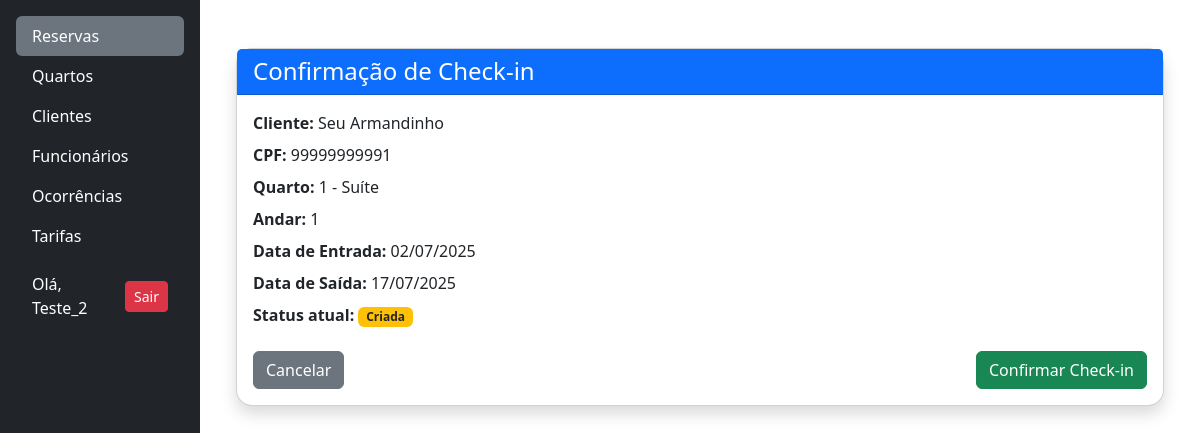
The app's page /reliazar_checkin/11 (signed in) with its own data.
### reservas/models.py (models this page shows, shortened)
class Reserva(models.Model):
    data_entrada = models.DateField()
    data_saida = models.DateField()
    cliente = models.ForeignKey(Cliente, on_delete=models.RESTRICT)
    funcionario = models.ForeignKey(User, on_delete=models.RESTRICT)
    quarto = models.ForeignKey(Quarto, on_delete=models.RESTRICT)
    criada_em = models.DateTimeField(auto_now_add=True)
    status = models.CharField(
        max_length=20,
        choices=STATUS_RESERVA_CHOICES,
        default='criada',
    )

### clientes/models.py (models this page shows, shortened)
class Cliente(models.Model):
    nome = models.CharField(max_length=50, blank=False)
    email = models.EmailField(max_length=254, blank=False)
    telefone = models.CharField(max_length=11, blank=False)
    cpf = models.CharField(max_length=11, unique=True, blank=False)
    endereco = models.CharField(
        max_length=50, blank=False, verbose_name="Endereço")
    cep = models.CharField(max_length=8, blank=False)
    ativo = models.BooleanField(default=True)

### quartos/models.py (models this page shows, shortened)
class Quarto(models.Model):
    numero = models.IntegerField(
        unique=True,
        verbose_name="Número do Quarto"
    )
    andar = models.IntegerField(
        verbose_name="Andar do Quarto"
    )
    descricao = models.TextField(
        blank=True,
        null=True,
        verbose_name="Descrição do Quarto"
    )
    status = models.CharField(
        choices=QUARTO_STATUS_CHOICES,
        max_length=25,
        blank=False,
        verbose_name="Status Atual"
    )
    tipo = models.ForeignKey(
        TipoQuarto,
        on_delete=models.RESTRICT,
        verbose_name="Tipo de Quarto"
    )
    foto = StdImageField(
        upload_to='fotos/quartos',
        variations={'thumb': (150, 150), 'medium': (
            300, 300), 'large': (600, 400)},
        blank=True,
        null=True
    )

class TipoQuarto(models.Model):
    nome = models.CharField(max_length=100, unique=True, blank=False)
    descricao = models.TextField(max_length=400, blank=True, null=True)
    capacidade = models.IntegerField(verbose_name="Capacidade", blank=False)

### reservas/views.py (the view, shortened to what this page needs)
@login_required
def realizar_checkin(request, id):
    try:
        reserva = Reserva.objects.get(id=id)
    except Reserva.DoesNotExist:
        messages.error(request, "Reserva não encontrada.")
        return redirect("reservas:reservas")
    if reserva.status != "criada":
        messages.error(
            request, "Esta reserva não está disponível para check-in.")
        return redirect("reservas:reservas")
    return render(request, "reservas/realizar_checkin.html", {
        "reserva": reserva
    })

### reservas/templates/reservas/realizar_checkin.html (shortened to what this page needs)
{% extends "base.html" %}
{% block content %}
<div class="container mt-4">
  <div class="card shadow rounded-4">
    <div class="card-header bg-primary text-white">
      <h4 class="mb-0">Confirmação de Check-in</h4>
    </div>
    <div class="card-body">
      <p class="mb-2"><strong>Cliente:</strong> {{ reserva.cliente.nome }}</p>
      <p class="mb-2"><strong>CPF:</strong> {{ reserva.cliente.cpf }}</p>
      <p class="mb-2"><strong>Quarto:</strong> {{ reserva.quarto.numero }} - {{ reserva.quarto.tipo.nome }}</p>
      <p class="mb-2"><strong>Andar:</strong> {{ reserva.quarto.andar }}</p>
      <p class="mb-2"><strong>Data de Entrada:</strong> {{ reserva.data_entrada|date:"d/m/Y" }}</p>
      <p class="mb-2"><strong>Data de Saída:</strong> {{ reserva.data_saida|date:"d/m/Y" }}</p>
      <p class="mb-2"><strong>Status atual:</strong>
        <span class="badge bg-warning text-dark">{{ reserva.get_status_display }}</span>
      </p>
      <form method="post" class="mt-4">
        <div class="d-flex justify-content-between">
          <a href="{% url 'reservas:reservas' %}" class="btn btn-secondary">
            Cancelar
          </a>
          <button type="submit" class="btn btn-success">
            Confirmar Check-in
          </button>
        </div>
      </form>
    </div>
  </div>
</div>
{% endblock %}

### templates/partials/_menu_itens.html
<ul class="nav nav-pills flex-column mb-auto">
    <li>
        <a href="{% url 'reservas:reservas' %}"
           class="nav-link text-white {% if request.resolver_match.app_name == 'reservas' %}active bg-secondary{% endif %}">
            Reservas
        </a>
    </li>
    {% if user.is_staff %}
    <li>
        <a href="{% url 'quartos' %}"
           class="nav-link text-white {% if '/quartos/' in request.path %}active bg-secondary{% endif %}">
            Quartos
        </a>
    </li>
    {% endif %}
    <li>
        <a href="{% url 'clientes' %}"
           class="nav-link text-white {% if '/clientes/' in request.path %}active bg-secondary{% endif %}">
            Clientes
        </a>
    </li>
    {% if user.is_staff %}
    <li>
        <a href="{% url 'funcionarios' %}"
           class="nav-link text-white {% if '/funcionarios/' in request.path %}active bg-secondary{% endif %}">
            Funcionários
        </a>
    </li>
    {% endif %}
    <li>
        <a href="{% url 'lista_ocorrencias' %}" class="nav-link text-white {% if '/ocorrencias/' in request.path %}active bg-secondary{% endif %}">
            Ocorrências
        </a>
    </li>
    {% if user.is_staff %}
    <li>
        {% if request.user.is_staff %}
        <a href="{% url 'lista_tarifas' %}" class="nav-link text-white {% if '/tarifas/' in request.path %}active bg-secondary{% endif %}">
            Tarifas
        </a>
        {% endif %}
    </li>
    {% endif %}
     {% if user.is_authenticated %}
        <li class="mt-3">
            <div class="d-flex align-items-center gap-2 px-3 text-white">
                <span>Olá, {{ user.username }}</span>
                <a href="{% url 'logout' %}" class="btn btn-danger btn-sm ms-auto">Sair</a>
                </div>
        </li>
    {% endif %}
</ul>

### templates/base.html (style rules this page uses)
html, body { height: 100%; margin: 0; }

### records on screen
Reserva: cliente.nome "Seu Armandinho", cliente.cpf "99999999991", quarto.numero "1", quarto.tipo.nome "Suíte", quarto.andar "1", data_entrada "02/07/2025", data_saida "17/07/2025", status "Criada"

### other values on screen
{{ user.username }} "Teste_2"
